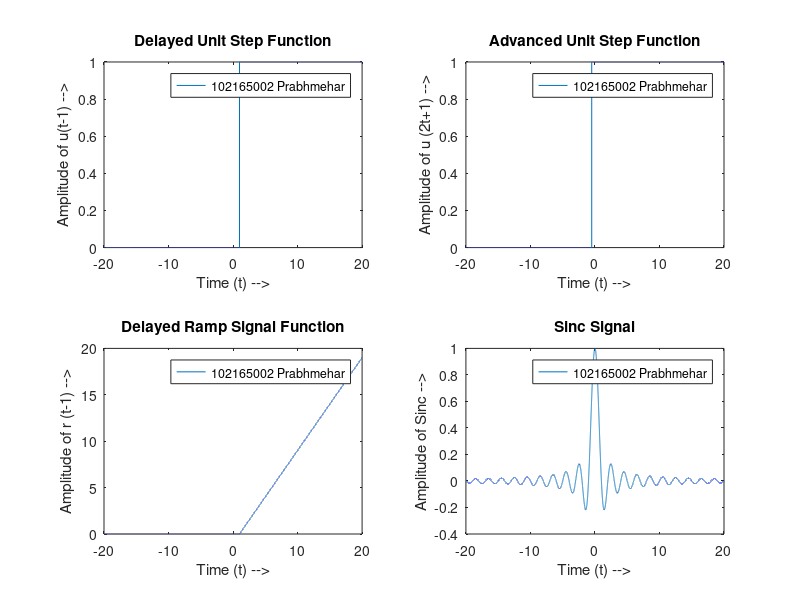

Source code (MATLAB):
t= -20:0.001:20;
utd= (t>=1);
subplot (2, 2, 1);
plot (t, utd);
xlabel ('Time (t) -->');
ylabel ('Amplitude of u(t-1) -->'); 
title ('Delayed Unit Step Function');
legend('102165002 Prabhmehar');
t= -20:0.001:20;
uts= (t>=-1/2); 
subplot (2, 2, 2) ;
plot (t, uts);
xlabel ('Time (t) -->');
ylabel ('Amplitude of u (2t+1) -->'); 
title ('Advanced Unit Step Function');
legend('102165002 Prabhmehar');
t=-20:0.001:20;
rtd= (t>=1).* (t-1);
subplot (2, 2, 3);
plot (t, rtd);
xlabel ('Time (t) -->');
ylabel ('Amplitude of r (t-1) -->');
title ('Delayed Ramp Signal Function');
legend('102165002 Prabhmehar');
t= -20:0.001:20;
y= sin (pi.*t)./ (pi.*t);
subplot (2, 2, 4) ;
plot (t, y);
xlabel ('Time (t) -->');
ylabel ('Amplitude of Sinc -->');
title ('Sinc Signal');
legend('102165002 Prabhmehar');